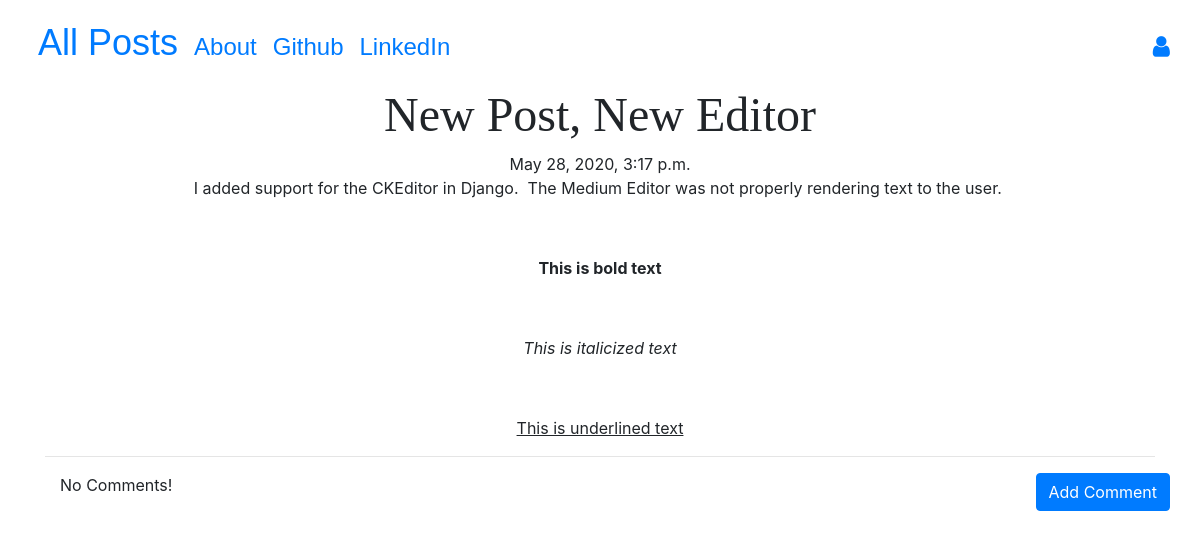
Screenshot of /post/8 with the database file from the repository.
### blog/models.py (models this page shows, shortened)
class Post(models.Model):
    author = models.ForeignKey('auth.User', on_delete=models.CASCADE)
    title = models.CharField(max_length=200)
    text = models.CharField(max_length=20000)
    create_date = models.DateTimeField(default=timezone.now)
    published_date = models.DateTimeField(blank=True,null=True)

### blog/views.py (the view)
# urls.py: path('post/<int:pk>',views.PostDetailView.as_view(),name='post_detail'),
class PostDetailView(DetailView):
    model = Post

### blog/templates/blog/post_detail.html (shortened to what this page needs)
{% extends "blog/base.html" %}
{% block content %}
<h1 class="posttitle loader">{{post.title}}</h1>
{% if post.published_date %}
<div class="date postdate">
  {{post.published_date}}
  <br>
  {{post.text|safe}}
</div>
{% else %}
{{post.text|safe}}
<br>
<a class='btn btn-primary' href="{% url 'post_publish' pk=post.pk %}">Publish</a>
{% endif %}
<hr>
<a class='btn btn-primary btn-comment' href="{% url 'add_comment_to_post' pk=post.pk %}">Add Comment</a>
<div class="container">
  {% for comment in post.comments.all %}
  <br>
  {% if user.is_authenticated or comment.apprved_comment %}
    {{comment.create_date}}
      {% if not comment.approved_comment %}
        <a class='btn btn-primary' href="{% url 'comment_remove' pk=comment.pk %}">
            <span class='fa fa-remove'></span>
        </a>
        <a class='btn btn-primary' href="{% url 'comment_approve' pk=comment.pk %}">
            <span class='fa fa-check'></span>
        </a>
      {% endif %}
      <p>{{comment.text|safe|linebreaks}}</p>
      <p>Posted by: {{comment.author}}</p>
  {% endif %}
  {% empty %}
  <p>No Comments!</p>
  {% endfor %}
</div>
{% endblock %}

### blog/static/css/blog.css (style rules this page uses)
body { padding-top: 86px; }
.postdate { text-align: center; }
.posttitle { font-family: 'Playfair Display', serif; font-size: 3em; text-align: center; }
.btn-comment { position: absolute; right: 0px; }
.loader { filter:hue-rotate(0deg); color: linear-gradient(45deg,#0f8,#08f); animation:hue 5000ms infinite linear; }

### rows the page displays
Post: title "New Post, New Editor", published_date "May 28, 2020, 3:17 p.m.", text "I added support for the CKEditor in Django. The Medium Editor was not properly rendering text to the user. This is bold text This is italicized text This is underlined text"
